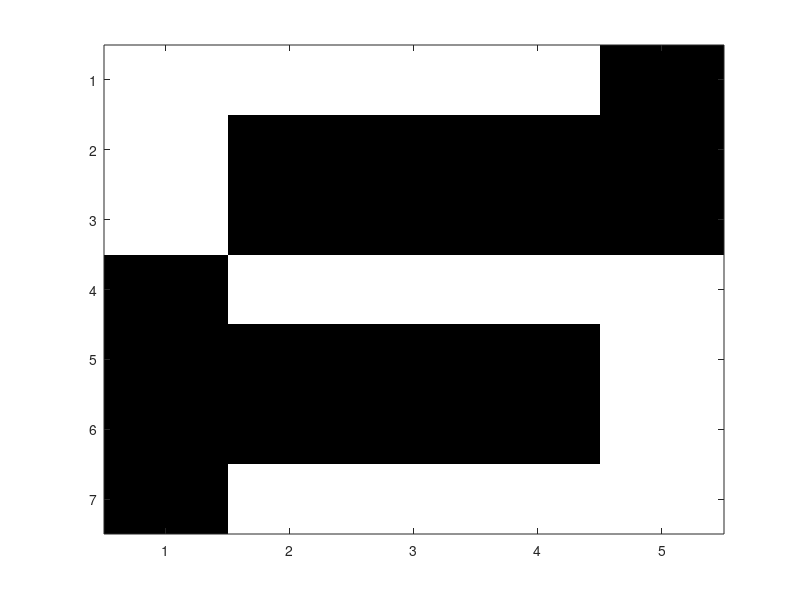

Write MATLAB code to recreate this figure.
%% IC 22-23
%% Aula 02 - Reconhecimento de digitos com redes MLP

% Definition of the Training data set (just a small data set!)

%um exemplo de um "zero"
zero_1=[1 1 1 1 1 ... 
        1 0 0 0 1 ...
        1 0 0 0 1 ...
        1 0 0 0 1 ...
        1 0 0 0 1 ...
        1 0 0 0 1 ...
        1 1 1 1 1 ];

%um exemplo de um "um"
um_1=[0 1 1 0 0 ... 
      1 1 1 0 0 ...
      1 0 1 0 0 ...
      0 0 1 0 0 ...
      0 0 1 0 0 ...
      0 0 1 0 0 ...
      0 1 1 1 0 ];

%um exemplo de um "dois"
dois_1=[0 1 1 1 1 ... 
        0 0 0 0 1 ...
        0 1 1 1 1 ...
        0 1 0 0 0 ...
        0 1 0 0 0 ...
        0 1 0 0 0 ...
        0 1 1 1 0 ];   
 
%um exemplo de um "tres"
tres_1=[1 1 1 1 1 ... 
        0 0 0 0 1 ...
        0 0 0 0 1 ...
        0 1 1 1 1 ...
        0 0 0 0 1 ...
        0 0 0 0 1 ...
        1 1 1 1 1 ];   

%um exemplo de um "quatro"
quatro_1=[1 0 0 0 0 ... 
          1 0 0 0 0 ...
          1 0 1 0 0 ...
          1 1 1 1 1 ...
          0 0 1 0 0 ...
          0 0 1 0 0 ...
          0 0 1 0 0 ];   

seis_1=[1 1 1 1 0 ... 
        1 0 0 0 0 ...
        1 0 0 0 0 ...
        1 1 1 1 1 ...
        1 0 0 0 1 ...
        1 0 0 0 1 ...
        1 1 1 1 1 ];
 
seis_2=[1 1 1 1 1 ... 
        1 0 0 0 0 ...
        1 0 0 0 0 ...
        1 1 1 1 0 ...
        1 0 0 0 1 ...
        1 0 0 0 1 ...
        1 1 1 1 0 ];
 
sete_1=[1 1 1 1 1 ... 
        0 0 0 1 1 ...
        0 0 1 0 0 ...
        0 1 0 0 0 ...
        0 1 0 0 0 ...
        0 1 0 0 0 ...
        1 1 0 0 0 ];
 
oito_1=[1 1 1 1 1 ... 
        1 0 0 0 1 ...
        1 0 0 0 1 ...
        1 1 1 1 1 ...
        1 0 0 0 1 ...
        1 0 0 0 1 ...
        1 1 1 1 1 ];
 
 nove_1=[1 1 1 1 1 ... 
         1 0 0 0 1 ...
         1 0 0 0 1 ...
         1 1 1 1 1 ...
         0 0 0 0 1 ...
         0 0 0 0 1 ...
         0 0 0 0 1 ];
 
 %um exemplo de um "cinco"
 cinco_1=[1 1 1 1 0 ... 
          1 0 0 0 0 ...
          1 0 0 0 0 ...
          1 1 1 1 1 ...
          0 0 0 0 1 ...
          0 0 0 0 1 ...
          1 1 1 1 1 ];
      
cinco_1=[1 1 1 1 1 ... 
         1 0 0 0 0 ...
         1 0 0 0 0 ...
         1 1 1 1 1 ...
         0 0 0 0 1 ...
         0 0 0 0 1 ...
         1 1 1 1 1 ];
 
cinco_2=[1 1 1 1 0 ... 
          1 0 0 0 0 ...
          1 0 0 0 0 ...
          1 1 1 1 1 ...
          0 0 0 0 1 ...
          0 0 0 0 1 ...
          0 1 1 1 1 ];
      
 cinco_3=[1 1 1 1 0 ... 
          1 0 0 0 0 ...
          1 0 0 0 0 ...
          1 1 1 1 0 ...
          0 0 0 0 1 ...
          0 0 0 0 1 ...
          1 1 1 1 0 ];
      
 cinco_4=[0 1 1 1 0 ... 
          1 0 0 0 0 ...
          1 0 0 0 0 ...
          1 1 1 1 1 ...
          0 0 0 1 1 ...
          0 0 0 0 1 ...
          1 1 1 1 1 ];
      
 cinco_5=[1 1 1 1 0 ... 
          1 0 0 0 0 ...
          1 0 0 0 0 ...
          0 1 1 1 1 ...
          0 0 0 0 1 ...
          0 0 0 0 1 ...
          0 1 1 1 1 ];
  
      
      
%%show data%%      
P=[zero_1;um_1;dois_1; tres_1; quatro_1;seis_1;...
seis_2; sete_1; oito_1; nove_1;...    
cinco_1; cinco_2;cinco_3; cinco_4;cinco_5]'; 
  
%plot digits
drawDigits=1
if drawDigits==1
    for k=1:size(P,2)
        d1=[];
        for i=0:6
            d=[];
            for j=1:5
                d=[d P(i*5+j,k)]
            end
        d1=[d1;d]
        end
        colormap(gray)
        image(100*d1)
        pause
    end
end